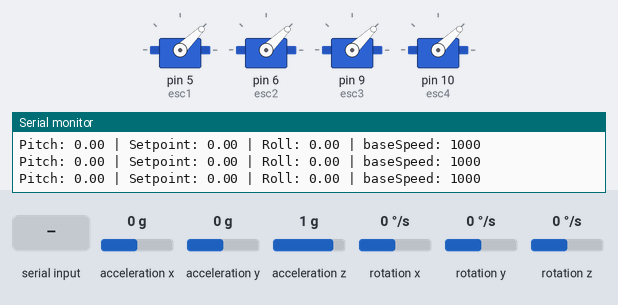
This sketch was run on a simulated Arduino Uno, built with avr-gcc and run on an emulated ATmega328P. Shown: 4 × servo, the last lines printed to the serial monitor. The inputs (shaded band) are chosen by the test bench; at power-on: acceleration z 1 g, rotation x 0 °/s, rotation y 0 °/s, acceleration x 0 g, acceleration y 0 g, rotation z 0 °/s.

Above: at 3.2 s.
3.3 s: acceleration z set to 0.1 g
6.3 s: acceleration z set to -0.2 g
At 7.3 s:
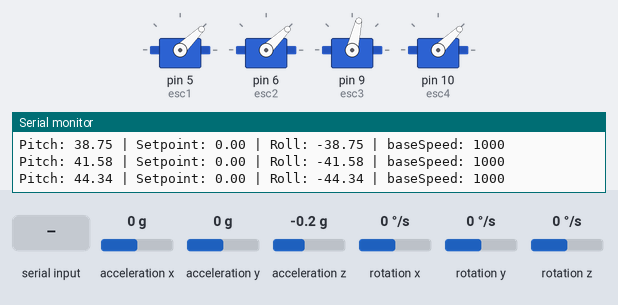
At 8.37 s:
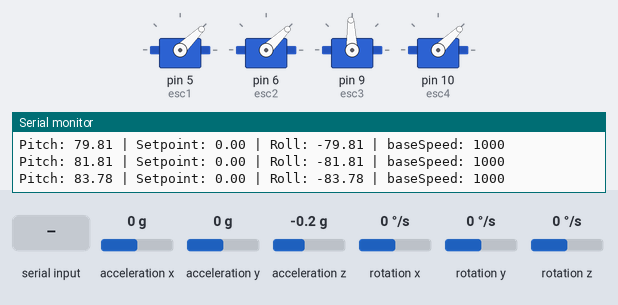
9.3 s: rotation x set to -192 °/s
At 10.0 s:
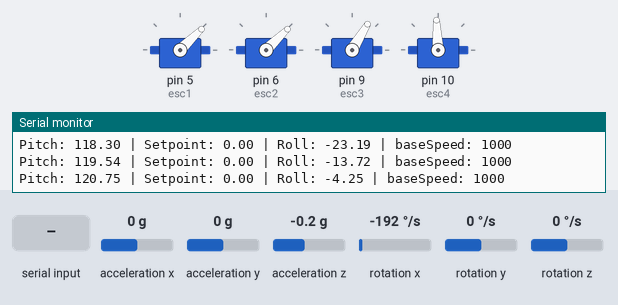
12.3 s: "90,45\n" received over Serial
15.3 s: "30,150\n" received over Serial
18.3 s: rotation y set to -192 °/s
At 22.51 s:
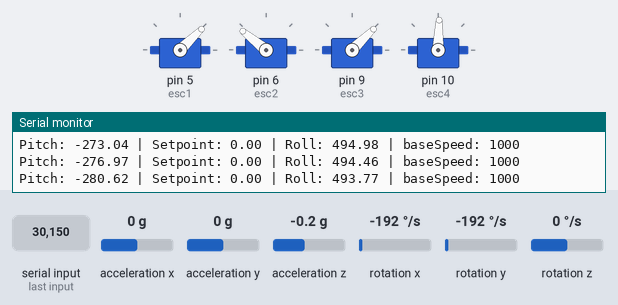
Timing chart, 0 to 24.8 s (numbered marks = the images above; inputs shaded):
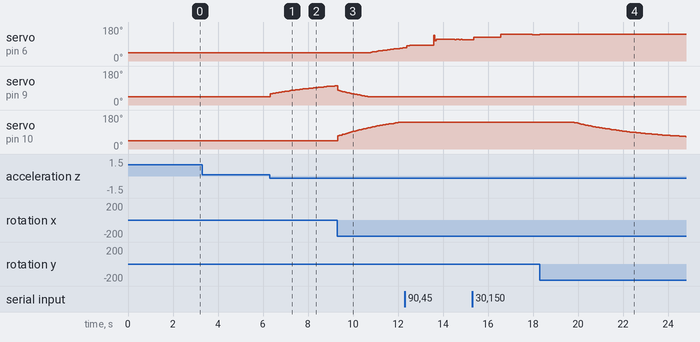

The sketch:

ostatni_sketch.ino
```cpp
#include <Wire.h>
#include <MPU6050.h>
#include <Servo.h>

MPU6050 mpu;

Servo esc1, esc2, esc3, esc4;

// PID zmienne
float pitch = 0.0, roll = 0.0;
float accAngleX = 0.0, accAngleY = 0.0;
float gyroXrate = 0.0, gyroYrate = 0.0;

float pitchZero = 0.0, rollZero = 0.0;            // <- zapamiętana "zerowa" pozycja
float pitchSetpoint = 0.0, rollSetpoint = 0.0;    // <- ustawiane później w setup()

float errorPitch = 0.0, errorRoll = 0.0;
float previousErrorPitch = 0.0, previousErrorRoll = 0.0;
float integralPitch = 0.0, integralRoll = 0.0;
float derivativePitch = 0.0, derivativeRoll = 0.0;

float Kp = 2.5, Ki = 0.0, Kd = 1.2;

float pidPitch = 0.0, pidRoll = 0.0;

unsigned long previousTime = 0;
float elapsedTime = 0.0;

int baseSpeed = 1000; // wartość ustawiana z Serial
int m1 = 0, m2 = 0, m3 = 0, m4 = 0;


void setup() {
  Serial.begin(9600);
  Wire.begin();
  mpu.initialize();

  esc1.attach(5);
  esc2.attach(6);
  esc3.attach(9);
  esc4.attach(10);

  // Armowanie ESC
  esc1.writeMicroseconds(1000);
  esc2.writeMicroseconds(1000);
  esc3.writeMicroseconds(1000);
  esc4.writeMicroseconds(1000);

  delay(2000); // czas na inicjalizację ESC

  // --- Pierwszy odczyt danych z MPU ---
  int16_t ax, ay, az, gx, gy, gz;
  mpu.getMotion6(&ax, &ay, &az, &gx, &gy, &gz);

  accAngleX = atan2(ax, az) * 180 / PI;       // poprawione dla obróconego MPU
  accAngleY = -atan2(ay, az) * 180 / PI;

  gyroXrate = gy / 131.0;
  gyroYrate = -gx / 131.0;

  // Inicjalny filtr
  pitch = accAngleX;
  roll  = accAngleY;

  // Zapisujemy tę pozycję jako "poziomą"
  pitchZero = pitch;
  rollZero  = roll;

  pitchSetpoint = pitchZero;
  rollSetpoint  = rollZero;

  Serial.println("Zerowanie ustawione:");
  Serial.print("PitchZero: "); Serial.print(pitchZero);
  Serial.print(" | RollZero: "); Serial.println(rollZero);

  previousTime = millis();
}

void loop() {
  // Odczyt z Serial: nowy throttle?
  if (Serial.available() > 0) {
    int input = Serial.parseInt();
    if (input >= 1000 && input <= 1700) {
      baseSpeed = input;
      Serial.print("Ustawiono bazową moc (baseSpeed): ");
      Serial.println(baseSpeed);
    } else {
      Serial.println("Nieprawidłowa wartość (dozwolone 1000–1700)");
    }
  }

  // 1. Czas
  unsigned long currentTime = millis();
  elapsedTime = (currentTime - previousTime) / 1000.0;
  previousTime = currentTime;

  // 2. Odczyt MPU6050
  int16_t ax, ay, az, gx, gy, gz;
  mpu.getMotion6(&ax, &ay, &az, &gx, &gy, &gz);

  // poprawka na obróconego MPU o 90° w prawo
  accAngleX = atan2(ax, az) * 180 / PI; // był ay → ax
  accAngleY = -atan2(ay, az) * 180 / PI; // był ax → ay z minusem

  gyroXrate = gy / 131.0;  // był gx → gy
  gyroYrate = -gx / 131.0; // był gy → gx z minusem

  // 3. Komplementarny filtr
  pitch = 0.98 * (pitch + gyroXrate * elapsedTime) + 0.02 * accAngleX;
  roll  = 0.98 * (roll  + gyroYrate * elapsedTime) + 0.02 * accAngleY;

  // 4. PID Pitch
  errorPitch = pitchSetpoint - pitch;
  integralPitch += errorPitch * elapsedTime;
  derivativePitch = (errorPitch - previousErrorPitch) / elapsedTime;
  pidPitch = Kp * errorPitch + Ki * integralPitch + Kd * derivativePitch;
  previousErrorPitch = errorPitch;

  // 5. PID Roll
  errorRoll = rollSetpoint - roll;
  integralRoll += errorRoll * elapsedTime;
  derivativeRoll = (errorRoll - previousErrorRoll) / elapsedTime;
  pidRoll = Kp * errorRoll + Ki * integralRoll + Kd * derivativeRoll;
  previousErrorRoll = errorRoll;

  // 6. Mikser – tylko pitch i roll (bez yaw)
  m1 = baseSpeed + pidPitch + pidRoll;  // M1 (CW)
  m2 = baseSpeed + pidPitch - pidRoll;  // M2 (CCW)
  m3 = baseSpeed - pidPitch + pidRoll;  // M3 (CCW)
  m4 = baseSpeed - pidPitch - pidRoll;  // M4 (CW)

  // 7. Ograniczenia i wysyłanie do ESC
  m1 = constrain(m1, 1000, 2000);
  m2 = constrain(m2, 1000, 2000);
  m3 = constrain(m3, 1000, 2000);
  m4 = constrain(m4, 1000, 2000);

  esc1.writeMicroseconds(m1);
  esc2.writeMicroseconds(m2);
  esc3.writeMicroseconds(m3);
  esc4.writeMicroseconds(m4);

  // 8. Debug
  Serial.print("Pitch: "); Serial.print(pitch);
  Serial.print(" | Setpoint: "); Serial.print(pitchSetpoint);
  Serial.print(" | Roll: "); Serial.print(roll);
  Serial.print(" | baseSpeed: "); Serial.println(baseSpeed);

  //delay(); // 100 Hz
}
```

Measured:
- the behaviour switches between 0 and -0.1 g on acceleration z (found by bisection; images 0 and 1)
- after the input at 6.3 s, servo on pin 9 (esc3): moves from 44° to 101° over 2.9 s, starting at once
- after the input at 9.3 s, servo on pin 6 (esc2): moves from 44° to 70° over 1.6 s, starting after 1.4 s; servo on pin 10 (esc4): moves from 44° to 141° over 2.7 s, starting at once
- after the input at 18.3 s, servo on pin 10 (esc4): moves from 141° to 66° over 4.9 s, starting after 1.5 s
